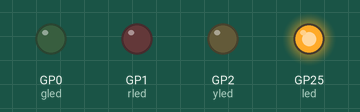
This program was run on a simulated Raspberry Pi Pico running MicroPython. On the bench: output pins drawn as LEDs (lit = HIGH). At 5.0 s the program stops and its outputs stay as they are.

Above: at 0.1 s.
At 2.1 s:
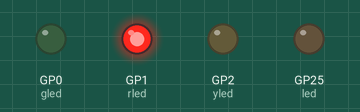
At 3.1 s:
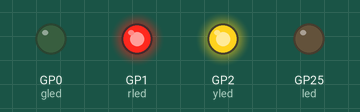
At 4.1 s:
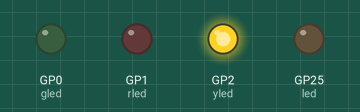
At 5.1 s:
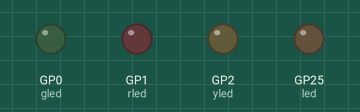
Timing chart, 0 to 6.5 s (numbered marks = the images above):
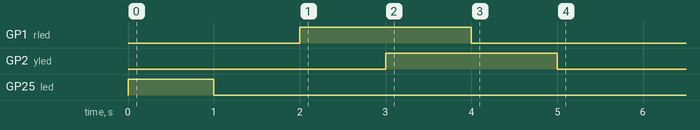

Measured:
- by itself, GP1 (rled): LOW → HIGH at 2.0 s, → LOW 2.0 s later
- by itself, GP2 (yled): LOW → HIGH at 3.0 s, → LOW 2.0 s later
- by itself, GP25 (led): LOW → HIGH at 0.00 s, → LOW 1.0 s later

The program:

GRYLedTest.py
```python
# For LEDS marked GRY
#
import machine
import utime
from machine import Pin

# flash time
t=1

led = Pin(25, Pin.OUT)

# flash the internal LED once
led.on()
utime.sleep(t)
led.off()
utime.sleep(t)

# This is defo how I wired them. Even though the yled on makes green. Weird.
gled = Pin(0, Pin.OUT)
rled = Pin(1, Pin.OUT)
yled = Pin(2, Pin.OUT)

def allOff():
    gled.off()
    rled.off()
    yled.off()

def orange(): # looks orange but similar to red
    rled.on()
    yled.on()

def red(): # looks red
    rled.on()

def green(): # looks green
    yled.on()

# TEST flash red then orange then green then off.
red()
utime.sleep(t)
allOff()
orange()
utime.sleep(t)
allOff()
green()
utime.sleep(t)
allOff()
```
